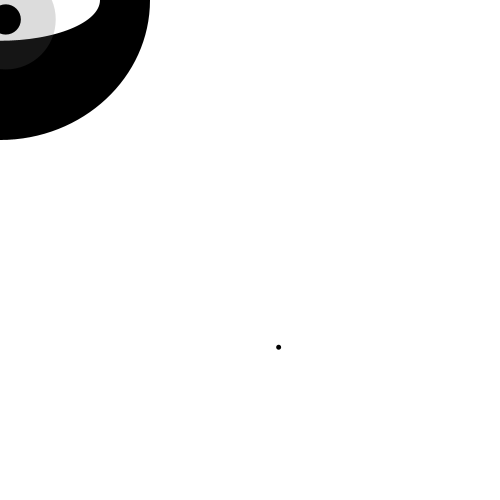
Frame 1 (no input)
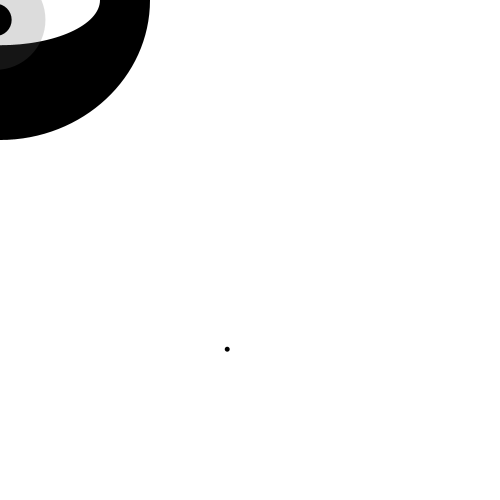
Frame 60 (the mouse pressed at the canvas centre just before this capture)
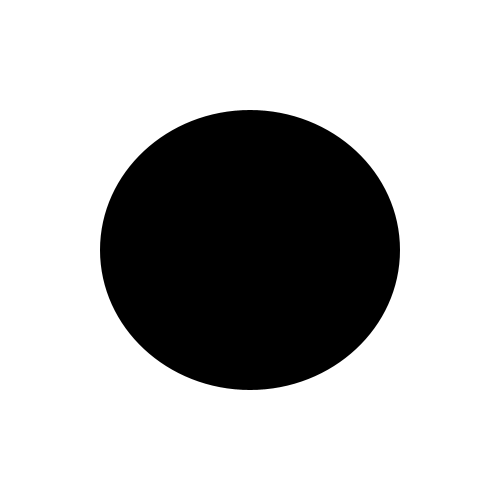
Frame 120 (the mouse held since frame 60 and released just before this capture)

The Processing sketch that drew these frames (run headless with seeded random() and noise(); from frame 60 on, the mouse is pressed at the canvas centre):

// Processing sketch: processing_125112
// ── processing_125112.pde

///noise 

float x, y, oldX, oldY;
float xNoise, yNoise;
float xOffSet, yOffSet;
//


int blinkbottom = -100;

int eyewidth = 200;

int pupil = 60;

void setup () {
  size (500, 500);
  smooth ();

  ///noise 
  xNoise = random( width );
  yNoise = random( height );
  xOffSet = 0.01;  //  change this value to alter the line
  yOffSet = 0.01;  //  change this value to alter the line
}

void draw () {
  background (255);
  fill (100);
  noStroke ();

  
  float d = dist(width/2, 100, x, y);
  float m = map(d, 0, height-200, 200, 68);
  
    float p1 = map(d, 0, height-200, 59, 27);

fill(0); 
        ellipse(mouseX, mouseY, 300, 280); 

      drawNoisePoint( );

fill(255); 


  // eye balls 
    ellipse (mouseX, mouseY, eyewidth, m);

//map
  float eye1x = map (x, 0, 500, 150, 250);
  float eye1y = map (y, 0, height, 150, 250);


  eye1x = constrain (eye1x, 150, 250);




  // iris
  ellipseMode (CENTER);
  fill (94, 56);
  ellipse (mouseX+eye1x-200, mouseY+eye1y-200, 100, 100);
println(eye1x); 


  //pupils
  fill (0);
  ellipse (mouseX+eye1x -200, mouseY+eye1y-200, p1, p1);

beginShape();
vertex(mouseX -100,mouseY-80);
vertex(mouseX+100,mouseY-80);
vertex(mouseX+100,blinkbottom+mouseY+20);
vertex(mouseX+0,blinkbottom+mouseY);
vertex(mouseX-100,blinkbottom+mouseY+20);
endShape();


  if ((mousePressed == true) && (blinkbottom<68)) {
    blinkbottom+=15;
  }
  else if (blinkbottom>-100)
  {
    blinkbottom-=10;
  } 




}




void drawNoisePoint( )
{
    x = noise( xNoise )  * width ;
    y = noise( yNoise )  * height;
    ellipse( x, y, 5, 5 );
    xNoise = xNoise + xOffSet;
    yNoise = yNoise + yOffSet; 
}
